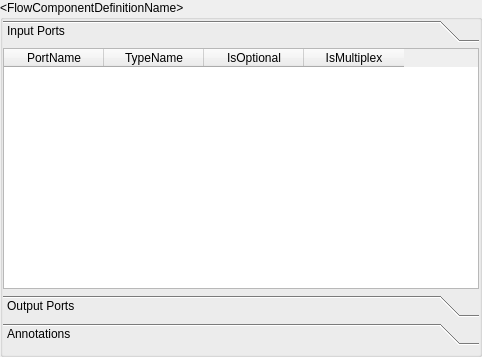
<?xml version="1.0" encoding="UTF-8"?>
<ui version="4.0">
 <class>QFlowComponentDefinitionEditor</class>
 <widget class="QWidget" name="QFlowComponentDefinitionEditor">
  <property name="geometry">
   <rect>
    <x>0</x>
    <y>0</y>
    <width>482</width>
    <height>357</height>
   </rect>
  </property>
  <property name="windowTitle">
   <string>Flow Component Definition Editor</string>
  </property>
  <layout class="QVBoxLayout" name="verticalLayout">
   <property name="spacing">
    <number>0</number>
   </property>
   <property name="margin">
    <number>0</number>
   </property>
   <item>
    <widget class="QGroupBox" name="componentDefinitionGroup">
     <property name="title">
      <string>&lt;FlowComponentDefinitionName&gt;</string>
     </property>
     <layout class="QVBoxLayout" name="verticalLayout_2">
      <property name="spacing">
       <number>0</number>
      </property>
      <property name="leftMargin">
       <number>0</number>
      </property>
      <property name="topMargin">
       <number>0</number>
      </property>
      <property name="rightMargin">
       <number>0</number>
      </property>
      <item>
       <widget class="QToolBox" name="interfaceGroups">
        <property name="currentIndex">
         <number>0</number>
        </property>
        <widget class="QWidget" name="inputPortsGroup">
         <property name="geometry">
          <rect>
           <x>0</x>
           <y>0</y>
           <width>480</width>
           <height>252</height>
          </rect>
         </property>
         <attribute name="label">
          <string>Input Ports</string>
         </attribute>
         <layout class="QGridLayout" name="gridLayout_8">
          <property name="margin">
           <number>0</number>
          </property>
          <item row="0" column="0">
           <widget class="QTableWidget" name="inputPortsTable">
            <property name="verticalScrollMode">
             <enum>QAbstractItemView::ScrollPerPixel</enum>
            </property>
            <property name="horizontalScrollMode">
             <enum>QAbstractItemView::ScrollPerPixel</enum>
            </property>
            <property name="rowCount">
             <number>0</number>
            </property>
            <property name="columnCount">
             <number>4</number>
            </property>
            <attribute name="verticalHeaderVisible">
             <bool>false</bool>
            </attribute>
            <attribute name="verticalHeaderDefaultSectionSize">
             <number>19</number>
            </attribute>
            <column>
             <property name="text">
              <string>PortName</string>
             </property>
            </column>
            <column>
             <property name="text">
              <string>TypeName</string>
             </property>
            </column>
            <column>
             <property name="text">
              <string>IsOptional</string>
             </property>
            </column>
            <column>
             <property name="text">
              <string>IsMultiplex</string>
             </property>
            </column>
           </widget>
          </item>
         </layout>
        </widget>
        <widget class="QWidget" name="outputGroup">
         <property name="geometry">
          <rect>
           <x>0</x>
           <y>0</y>
           <width>98</width>
           <height>71</height>
          </rect>
         </property>
         <attribute name="label">
          <string>Output Ports</string>
         </attribute>
         <layout class="QGridLayout" name="gridLayout_9">
          <property name="margin">
           <number>0</number>
          </property>
          <item row="0" column="0">
           <widget class="QTableWidget" name="outputPortsTable">
            <property name="verticalScrollMode">
             <enum>QAbstractItemView::ScrollPerPixel</enum>
            </property>
            <property name="horizontalScrollMode">
             <enum>QAbstractItemView::ScrollPerPixel</enum>
            </property>
            <property name="rowCount">
             <number>0</number>
            </property>
            <property name="columnCount">
             <number>2</number>
            </property>
            <attribute name="verticalHeaderVisible">
             <bool>false</bool>
            </attribute>
            <attribute name="verticalHeaderDefaultSectionSize">
             <number>19</number>
            </attribute>
            <column>
             <property name="text">
              <string>PortName</string>
             </property>
            </column>
            <column>
             <property name="text">
              <string>TypeName</string>
             </property>
            </column>
           </widget>
          </item>
         </layout>
        </widget>
        <widget class="QWidget" name="annotationGroup">
         <property name="geometry">
          <rect>
           <x>0</x>
           <y>0</y>
           <width>98</width>
           <height>71</height>
          </rect>
         </property>
         <attribute name="label">
          <string>Annotations</string>
         </attribute>
         <layout class="QGridLayout" name="gridLayout_10">
          <property name="margin">
           <number>0</number>
          </property>
          <item row="0" column="0">
           <widget class="QTableWidget" name="annotationsTable">
            <property name="verticalScrollMode">
             <enum>QAbstractItemView::ScrollPerPixel</enum>
            </property>
            <property name="horizontalScrollMode">
             <enum>QAbstractItemView::ScrollPerPixel</enum>
            </property>
            <attribute name="verticalHeaderVisible">
             <bool>false</bool>
            </attribute>
            <attribute name="verticalHeaderDefaultSectionSize">
             <number>19</number>
            </attribute>
            <column>
             <property name="text">
              <string>Process</string>
             </property>
            </column>
           </widget>
          </item>
         </layout>
        </widget>
       </widget>
      </item>
     </layout>
    </widget>
   </item>
  </layout>
 </widget>
 <resources/>
 <connections/>
</ui>
